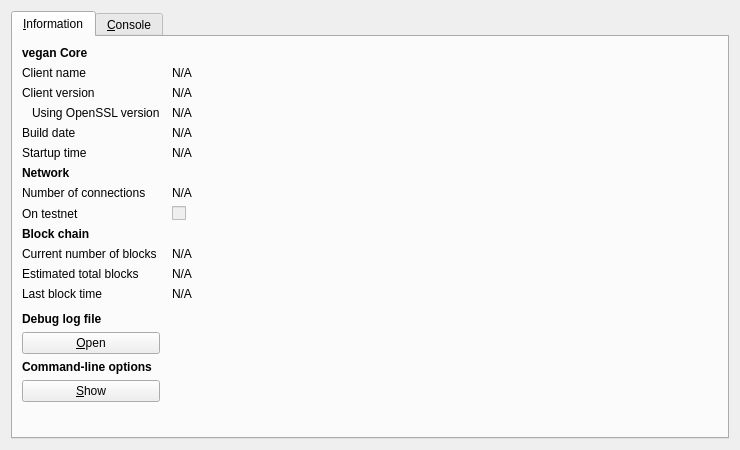
<?xml version="1.0" encoding="UTF-8"?>
<ui version="4.0">
 <class>RPCConsole</class>
 <widget class="QDialog" name="RPCConsole">
  <property name="geometry">
   <rect>
    <x>0</x>
    <y>0</y>
    <width>740</width>
    <height>450</height>
   </rect>
  </property>
  <property name="windowTitle">
   <string>vegan - Debug window</string>
  </property>
  <layout class="QVBoxLayout" name="verticalLayout_2">
   <item>
    <widget class="QTabWidget" name="tabWidget">
     <property name="currentIndex">
      <number>0</number>
     </property>
     <widget class="QWidget" name="tab_info">
      <attribute name="title">
       <string>&amp;Information</string>
      </attribute>
      <layout class="QGridLayout" name="gridLayout" columnstretch="0,1">
       <property name="horizontalSpacing">
        <number>12</number>
       </property>
       <item row="0" column="0">
        <widget class="QLabel" name="label_9">
         <property name="font">
          <font>
           <weight>75</weight>
           <bold>true</bold>
          </font>
         </property>
         <property name="text">
          <string>vegan Core</string>
         </property>
        </widget>
       </item>
       <item row="1" column="0">
        <widget class="QLabel" name="label_5">
         <property name="text">
          <string>Client name</string>
         </property>
        </widget>
       </item>
       <item row="1" column="1">
        <widget class="QLabel" name="clientName">
         <property name="cursor">
          <cursorShape>IBeamCursor</cursorShape>
         </property>
         <property name="text">
          <string>N/A</string>
         </property>
         <property name="textFormat">
          <enum>Qt::PlainText</enum>
         </property>
         <property name="textInteractionFlags">
          <set>Qt::LinksAccessibleByMouse|Qt::TextSelectableByKeyboard|Qt::TextSelectableByMouse</set>
         </property>
        </widget>
       </item>
       <item row="2" column="0">
        <widget class="QLabel" name="label_6">
         <property name="text">
          <string>Client version</string>
         </property>
        </widget>
       </item>
       <item row="2" column="1">
        <widget class="QLabel" name="clientVersion">
         <property name="cursor">
          <cursorShape>IBeamCursor</cursorShape>
         </property>
         <property name="text">
          <string>N/A</string>
         </property>
         <property name="textFormat">
          <enum>Qt::PlainText</enum>
         </property>
         <property name="textInteractionFlags">
          <set>Qt::LinksAccessibleByMouse|Qt::TextSelectableByKeyboard|Qt::TextSelectableByMouse</set>
         </property>
        </widget>
       </item>
       <item row="3" column="0">
        <widget class="QLabel" name="label_14">
         <property name="text">
          <string>Using OpenSSL version</string>
         </property>
         <property name="indent">
          <number>10</number>
         </property>
        </widget>
       </item>
       <item row="3" column="1">
        <widget class="QLabel" name="openSSLVersion">
         <property name="cursor">
          <cursorShape>IBeamCursor</cursorShape>
         </property>
         <property name="text">
          <string>N/A</string>
         </property>
         <property name="textFormat">
          <enum>Qt::PlainText</enum>
         </property>
         <property name="textInteractionFlags">
          <set>Qt::LinksAccessibleByMouse|Qt::TextSelectableByKeyboard|Qt::TextSelectableByMouse</set>
         </property>
        </widget>
       </item>
       <item row="4" column="0">
        <widget class="QLabel" name="label_12">
         <property name="text">
          <string>Build date</string>
         </property>
        </widget>
       </item>
       <item row="4" column="1">
        <widget class="QLabel" name="buildDate">
         <property name="cursor">
          <cursorShape>IBeamCursor</cursorShape>
         </property>
         <property name="text">
          <string>N/A</string>
         </property>
         <property name="textFormat">
          <enum>Qt::PlainText</enum>
         </property>
         <property name="textInteractionFlags">
          <set>Qt::LinksAccessibleByMouse|Qt::TextSelectableByKeyboard|Qt::TextSelectableByMouse</set>
         </property>
        </widget>
       </item>
       <item row="5" column="0">
        <widget class="QLabel" name="label_13">
         <property name="text">
          <string>Startup time</string>
         </property>
        </widget>
       </item>
       <item row="5" column="1">
        <widget class="QLabel" name="startupTime">
         <property name="cursor">
          <cursorShape>IBeamCursor</cursorShape>
         </property>
         <property name="text">
          <string>N/A</string>
         </property>
         <property name="textFormat">
          <enum>Qt::PlainText</enum>
         </property>
         <property name="textInteractionFlags">
          <set>Qt::LinksAccessibleByMouse|Qt::TextSelectableByKeyboard|Qt::TextSelectableByMouse</set>
         </property>
        </widget>
       </item>
       <item row="6" column="0">
        <widget class="QLabel" name="label_11">
         <property name="font">
          <font>
           <weight>75</weight>
           <bold>true</bold>
          </font>
         </property>
         <property name="text">
          <string>Network</string>
         </property>
        </widget>
       </item>
       <item row="7" column="0">
        <widget class="QLabel" name="label_7">
         <property name="text">
          <string>Number of connections</string>
         </property>
        </widget>
       </item>
       <item row="7" column="1">
        <widget class="QLabel" name="numberOfConnections">
         <property name="cursor">
          <cursorShape>IBeamCursor</cursorShape>
         </property>
         <property name="text">
          <string>N/A</string>
         </property>
         <property name="textFormat">
          <enum>Qt::PlainText</enum>
         </property>
         <property name="textInteractionFlags">
          <set>Qt::LinksAccessibleByMouse|Qt::TextSelectableByKeyboard|Qt::TextSelectableByMouse</set>
         </property>
        </widget>
       </item>
       <item row="8" column="0">
        <widget class="QLabel" name="label_8">
         <property name="text">
          <string>On testnet</string>
         </property>
        </widget>
       </item>
       <item row="8" column="1">
        <widget class="QCheckBox" name="isTestNet">
         <property name="enabled">
          <bool>false</bool>
         </property>
         <property name="text">
          <string/>
         </property>
        </widget>
       </item>
       <item row="9" column="0">
        <widget class="QLabel" name="label_10">
         <property name="font">
          <font>
           <weight>75</weight>
           <bold>true</bold>
          </font>
         </property>
         <property name="text">
          <string>Block chain</string>
         </property>
        </widget>
       </item>
       <item row="10" column="0">
        <widget class="QLabel" name="label_3">
         <property name="text">
          <string>Current number of blocks</string>
         </property>
        </widget>
       </item>
       <item row="10" column="1">
        <widget class="QLabel" name="numberOfBlocks">
         <property name="cursor">
          <cursorShape>IBeamCursor</cursorShape>
         </property>
         <property name="text">
          <string>N/A</string>
         </property>
         <property name="textFormat">
          <enum>Qt::PlainText</enum>
         </property>
         <property name="textInteractionFlags">
          <set>Qt::LinksAccessibleByMouse|Qt::TextSelectableByKeyboard|Qt::TextSelectableByMouse</set>
         </property>
        </widget>
       </item>
       <item row="11" column="0">
        <widget class="QLabel" name="label_4">
         <property name="text">
          <string>Estimated total blocks</string>
         </property>
        </widget>
       </item>
       <item row="11" column="1">
        <widget class="QLabel" name="totalBlocks">
         <property name="cursor">
          <cursorShape>IBeamCursor</cursorShape>
         </property>
         <property name="text">
          <string>N/A</string>
         </property>
         <property name="textFormat">
          <enum>Qt::PlainText</enum>
         </property>
         <property name="textInteractionFlags">
          <set>Qt::LinksAccessibleByMouse|Qt::TextSelectableByKeyboard|Qt::TextSelectableByMouse</set>
         </property>
        </widget>
       </item>
       <item row="12" column="0">
        <widget class="QLabel" name="label_2">
         <property name="text">
          <string>Last block time</string>
         </property>
        </widget>
       </item>
       <item row="12" column="1">
        <widget class="QLabel" name="lastBlockTime">
         <property name="cursor">
          <cursorShape>IBeamCursor</cursorShape>
         </property>
         <property name="text">
          <string>N/A</string>
         </property>
         <property name="textFormat">
          <enum>Qt::PlainText</enum>
         </property>
         <property name="textInteractionFlags">
          <set>Qt::LinksAccessibleByMouse|Qt::TextSelectableByKeyboard|Qt::TextSelectableByMouse</set>
         </property>
        </widget>
       </item>
       <item row="13" column="0">
        <spacer name="verticalSpacer_2">
         <property name="orientation">
          <enum>Qt::Vertical</enum>
         </property>
         <property name="sizeHint" stdset="0">
          <size>
           <width>20</width>
           <height>20</height>
          </size>
         </property>
        </spacer>
       </item>
       <item row="14" column="0">
        <widget class="QLabel" name="labelDebugLogfile">
         <property name="font">
          <font>
           <weight>75</weight>
           <bold>true</bold>
          </font>
         </property>
         <property name="text">
          <string>Debug log file</string>
         </property>
        </widget>
       </item>
       <item row="15" column="0">
        <widget class="QPushButton" name="openDebugLogfileButton">
         <property name="toolTip">
          <string>Open the vegan debug log file from the current data directory. This can take a few seconds for large log files.</string>
         </property>
         <property name="text">
          <string>&amp;Open</string>
         </property>
         <property name="autoDefault">
          <bool>false</bool>
         </property>
        </widget>
       </item>
       <item row="16" column="0">
        <widget class="QLabel" name="labelCLOptions">
         <property name="font">
          <font>
           <weight>75</weight>
           <bold>true</bold>
          </font>
         </property>
         <property name="text">
          <string>Command-line options</string>
         </property>
        </widget>
       </item>
       <item row="17" column="0">
        <widget class="QPushButton" name="showCLOptionsButton">
         <property name="toolTip">
          <string>Show the vegan-qt help message to get a list with possible vegan command-line options.</string>
         </property>
         <property name="text">
          <string>&amp;Show</string>
         </property>
         <property name="autoDefault">
          <bool>false</bool>
         </property>
        </widget>
       </item>
       <item row="18" column="0">
        <spacer name="verticalSpacer">
         <property name="orientation">
          <enum>Qt::Vertical</enum>
         </property>
         <property name="sizeHint" stdset="0">
          <size>
           <width>20</width>
           <height>40</height>
          </size>
         </property>
        </spacer>
       </item>
      </layout>
     </widget>
     <widget class="QWidget" name="tab_console">
      <attribute name="title">
       <string>&amp;Console</string>
      </attribute>
      <layout class="QVBoxLayout" name="verticalLayout_3">
       <property name="spacing">
        <number>3</number>
       </property>
       <item>
        <widget class="QTextEdit" name="messagesWidget">
         <property name="minimumSize">
          <size>
           <width>0</width>
           <height>100</height>
          </size>
         </property>
         <property name="readOnly">
          <bool>true</bool>
         </property>
         <property name="tabKeyNavigation" stdset="0">
          <bool>false</bool>
         </property>
         <property name="columnCount" stdset="0">
          <number>2</number>
         </property>
        </widget>
       </item>
       <item>
        <layout class="QHBoxLayout" name="horizontalLayout">
         <property name="spacing">
          <number>3</number>
         </property>
         <item>
          <widget class="QLabel" name="label">
           <property name="text">
            <string notr="true">&gt;</string>
           </property>
          </widget>
         </item>
         <item>
          <widget class="QLineEdit" name="lineEdit"/>
         </item>
         <item>
          <widget class="QPushButton" name="clearButton">
           <property name="maximumSize">
            <size>
             <width>24</width>
             <height>24</height>
            </size>
           </property>
           <property name="toolTip">
            <string>Clear console</string>
           </property>
           <property name="text">
            <string/>
           </property>
           <property name="icon">
            <iconset resource="../bitcoin.qrc">
             <normaloff>:/icons/remove</normaloff>:/icons/remove</iconset>
           </property>
           <property name="shortcut">
            <string notr="true">Ctrl+L</string>
           </property>
           <property name="autoDefault">
            <bool>false</bool>
           </property>
          </widget>
         </item>
        </layout>
       </item>
      </layout>
     </widget>
    </widget>
   </item>
  </layout>
 </widget>
 <resources>
  <include location="../bitcoin.qrc"/>
 </resources>
 <connections/>
</ui>
